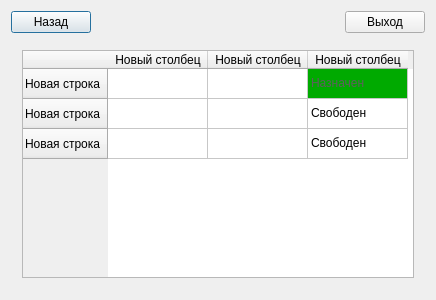
<?xml version="1.0" encoding="UTF-8"?>
<ui version="4.0">
 <class>Dialog</class>
 <widget class="QDialog" name="Dialog">
  <property name="geometry">
   <rect>
    <x>0</x>
    <y>0</y>
    <width>436</width>
    <height>300</height>
   </rect>
  </property>
  <property name="windowTitle">
   <string>Dialog</string>
  </property>
  <layout class="QVBoxLayout" name="verticalLayout">
   <item>
    <layout class="QHBoxLayout" name="horizontalLayout">
     <item>
      <widget class="QPushButton" name="pushButton_2">
       <property name="text">
        <string>Назад</string>
       </property>
      </widget>
     </item>
     <item>
      <spacer name="horizontalSpacer">
       <property name="orientation">
        <enum>Qt::Horizontal</enum>
       </property>
       <property name="sizeHint" stdset="0">
        <size>
         <width>40</width>
         <height>20</height>
        </size>
       </property>
      </spacer>
     </item>
     <item>
      <widget class="QPushButton" name="pushButton">
       <property name="text">
        <string>Выход</string>
       </property>
      </widget>
     </item>
    </layout>
   </item>
   <item>
    <widget class="QStackedWidget" name="stackedWidget">
     <property name="currentIndex">
      <number>0</number>
     </property>
     <widget class="QWidget" name="page">
      <layout class="QVBoxLayout" name="verticalLayout_2">
       <item>
        <widget class="QTableWidget" name="tableWidget">
         <row>
          <property name="text">
           <string>Новая строка</string>
          </property>
         </row>
         <row>
          <property name="text">
           <string>Новая строка</string>
          </property>
         </row>
         <row>
          <property name="text">
           <string>Новая строка</string>
          </property>
         </row>
         <column>
          <property name="text">
           <string>Новый столбец</string>
          </property>
         </column>
         <column>
          <property name="text">
           <string>Новый столбец</string>
          </property>
         </column>
         <column>
          <property name="text">
           <string>Новый столбец</string>
          </property>
         </column>
         <item row="0" column="2">
          <property name="text">
           <string>Назначен</string>
          </property>
          <property name="background">
           <brush brushstyle="SolidPattern">
            <color alpha="255">
             <red>0</red>
             <green>170</green>
             <blue>0</blue>
            </color>
           </brush>
          </property>
          <property name="foreground">
           <brush brushstyle="SolidPattern">
            <color alpha="255">
             <red>94</red>
             <green>94</green>
             <blue>94</blue>
            </color>
           </brush>
          </property>
          <property name="flags">
           <set>ItemIsDragEnabled|ItemIsUserCheckable|ItemIsEnabled</set>
          </property>
         </item>
         <item row="1" column="2">
          <property name="text">
           <string>Свободен</string>
          </property>
         </item>
         <item row="2" column="2">
          <property name="text">
           <string>Свободен</string>
          </property>
         </item>
        </widget>
       </item>
      </layout>
     </widget>
     <widget class="QWidget" name="page_2">
      <layout class="QVBoxLayout" name="verticalLayout_3">
       <item>
        <widget class="QLineEdit" name="lineEdit"/>
       </item>
       <item>
        <widget class="QPushButton" name="pushButton_4">
         <property name="text">
          <string>PushButton</string>
         </property>
        </widget>
       </item>
       <item>
        <widget class="QPushButton" name="pushButton_3">
         <property name="text">
          <string>PushButton</string>
         </property>
        </widget>
       </item>
      </layout>
     </widget>
     <widget class="QWidget" name="page_3">
      <layout class="QVBoxLayout" name="verticalLayout_4">
       <item>
        <widget class="QToolBox" name="toolBox">
         <property name="currentIndex">
          <number>0</number>
         </property>
         <widget class="QWidget" name="page_4">
          <property name="geometry">
           <rect>
            <x>0</x>
            <y>0</y>
            <width>57</width>
            <height>16</height>
           </rect>
          </property>
          <attribute name="label">
           <string>Page 1</string>
          </attribute>
         </widget>
         <widget class="QWidget" name="page_5">
          <property name="geometry">
           <rect>
            <x>0</x>
            <y>0</y>
            <width>100</width>
            <height>30</height>
           </rect>
          </property>
          <attribute name="label">
           <string>Page 2</string>
          </attribute>
         </widget>
        </widget>
       </item>
      </layout>
     </widget>
    </widget>
   </item>
  </layout>
 </widget>
 <layoutdefault spacing="6" margin="11"/>
 <resources/>
 <connections/>
</ui>
